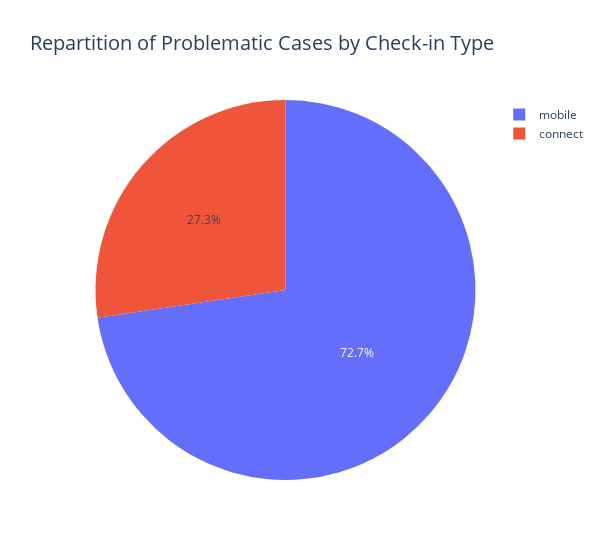

Notebook source saved alongside this figure:
### Code cell
# Impact of type of checkin on problematic cases
checkin_type_counts = problematic_cases['checkin_type'].value_counts()
fig = go.Figure(data=go.Pie(labels=checkin_type_counts.index, values=checkin_type_counts.values))
fig.update_layout(title='Repartition of Problematic Cases by Check-in Type', title_font=dict(size=20),width=600)
fig.show()
print("Most problematic cases are mostly from users using the mobile checkin.")
print("The scope is the following: we will apply our threshold only for people suscribing via mobile.")

### Figure 1 — Plotly figure (JSON) as saved in the notebook; plotly's stock layout.template omitted (floating-point values rounded to 4 significant figures)
{"data": [{"labels": ["mobile", "connect"], "type": "pie", "values": [125, 47]}], "layout": {"title": {"font": {"size": 20}, "text": "Repartition of Problematic Cases by Check-in Type"}, "width": 600}}
